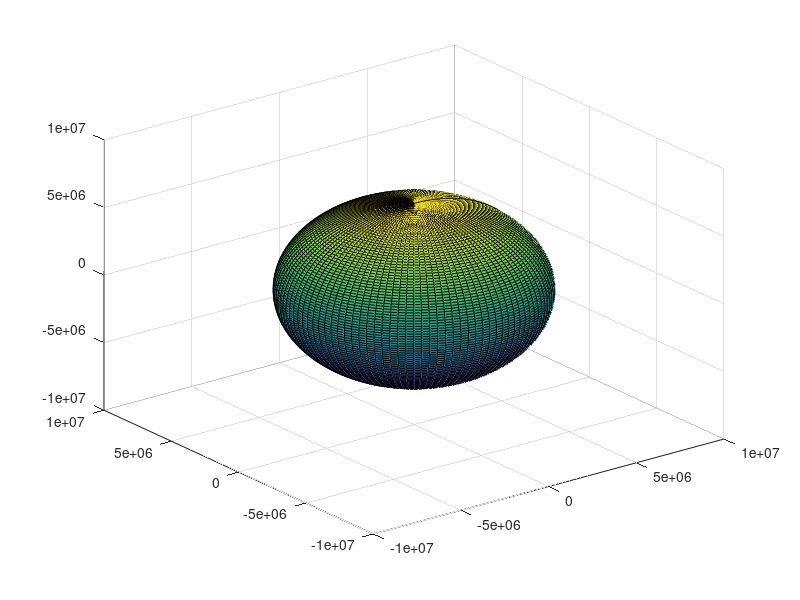

MATLAB code to generate this figure: (Note: this script raises an error after producing the figure.)
figure;
[X, Y, Z] = sphere(110);
earth_rad = 6370999;

surf(earth_rad.*X, earth_rad.*Y, earth_rad.*Z);
hold on;

% in Breitengraden
lon = deg2rad(230); % ←→
lat = deg2rad(0); % ↑↓

T = earth_path(lon, lat, 172*1440, 2, 90, 10000);

plot3(T(1,:), T(2,:), T(3, :), '-r', 'Linewidth', 3);
plot3(T(1, 1), T(2, 1), T(3, 1), '*b', 'Linewidth', 3); 
hold off;